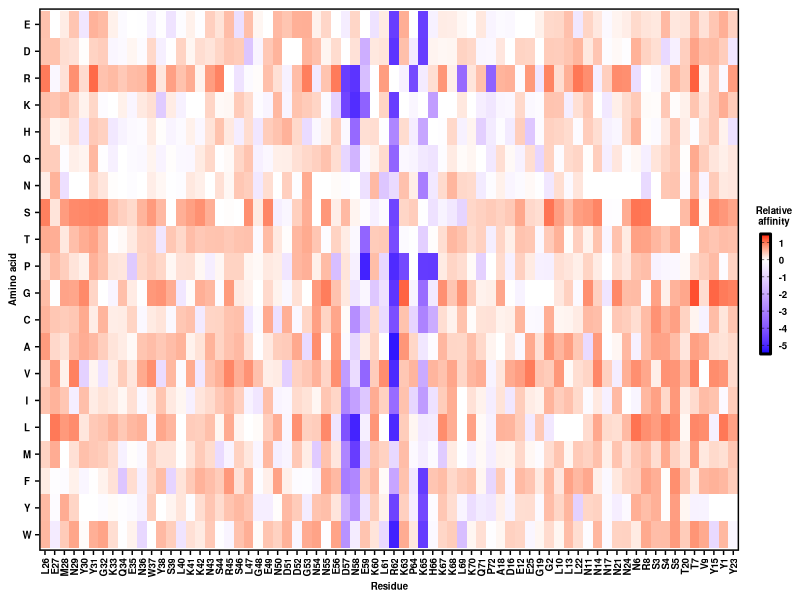

This figure's R source:
#R code
library(ggplot2)
library(scales)
library(RColorBrewer)
library(readr)
library(tidyr)
library(reshape)
library(stringr)
library(dplyr)
library(ggrepel)
library(gridExtra)
require(cowplot)

plot_enrich_heatmap <- function(norm_enrich_table){
  textsize <- 7
  p <-  ggplot(norm_enrich_table,aes(x=resi,y=aa,fill=log10(norm_affinity))) +
          geom_tile() +
          labs("Dose (mg)") +
          scale_fill_gradientn(colours=c("blue", "white", "red"),
                limits=c(-5.5,1.5),
                values=rescale(c(-5.5, 0, 1.5)),
                breaks=c(-5,-4,-3,-2,-1,0,1),
                labels=c('-5','-4','-3','-2','-1','0','1'),
                guide="colorbar",
                na.value="grey") +
          theme_cowplot(12) +
          theme(axis.text=element_text(size=textsize,face="bold",colour = 'black'),
                axis.text.x=element_text(angle=90,hjust=1,vjust=0.5,colour = 'black'),
                axis.text.y=element_text(hjust=0.5,vjust=0.5,colour = 'black'),
                axis.title=element_text(size=textsize,face="bold"),
                axis.line = element_line(colour = 'black', size = 0),
                panel.border = element_rect(colour = "black", fill=NA, size=1)) +
          guides(fill = guide_colorbar(title.theme=element_text(size=textsize,face="bold",colour='black',hjust=0.5),
                                       label.theme=element_text(size=textsize,face="bold",colour='black'),
                                       frame.colour="black",
                                       frame.linewidth = 1,
                                       ticks = TRUE,
                                       ticks.colour = "black",
                                       barwidth = 0.5, barheight = 6, title="Relative\naffinity")) +
          xlab("Residue") +
          ylab("Amino acid")
  ggsave('graph/norm_affinity_heatmap.png',p,width=7, height=2.2, dpi=1200)
  }

aa_level <- rev(c('E','D','R','K','H','Q','N','S','T','P','G','C','A','V','I','L','M','F','Y','W'))
count_table  <- read_tsv('result/nterm_CSP_sub_count.tsv')
frac_R1G1 <- (0.3829*470455+0.3945*470408)/(470455+470408)
frac_R1G2 <- (0.0205*470455+0.0214*470408)/(470455+470408)
frac_R1G3 <- (0.0270*470455+0.0257*470408)/(470455+470408)
frac_R2G1 <- frac_R1G1*0.4878
frac_R2G2 <- frac_R1G2*0.4939
frac_R2G3 <- frac_R1G3*0.0747
enrich_table <- count_table %>% 
                  spread(Sample, Count) %>%
                  mutate(norm_Input=(Input+1)/sum(.$Input)) %>%
                  mutate(norm_R1G1=(R1G1+1)/sum(.$R1G1)*frac_R1G1) %>%
                  mutate(norm_R1G2=(R1G2+1)/sum(.$R1G2)*frac_R1G2) %>%
                  mutate(norm_R1G3=(R1G3+1)/sum(.$R1G3)*frac_R1G3) %>%
                  mutate(norm_R2G1=(R2G1+1)/sum(.$R2G1)*frac_R2G1) %>%
                  mutate(norm_R2G2=(R2G2+1)/sum(.$R2G2)*frac_R2G2) %>%
                  mutate(norm_R2G3=(R2G3+1)/sum(.$R2G3)*frac_R2G3) %>%
                  mutate(affinity=norm_R2G1/norm_R2G2)
WT_affinity   <- filter(enrich_table, Mut=='WT')$affinity
norm_enrich_table <- enrich_table %>%
                       filter(Mut!='WT') %>%
                       mutate(norm_affinity=affinity/WT_affinity) %>%
                       mutate(Pos=str_sub(Mut,2,-2)) %>%
                       mutate(resi=str_sub(Mut,1,-2)) %>%
                       mutate(aa=str_sub(Mut,-1,-1)) %>%
                       filter(aa %in% aa_level) %>%
                       mutate(aa=factor(aa,levels=aa_level)) %>%
                       mutate(Pos=factor(Pos,levels=as.character(seq(26,97)))) %>%
                       arrange(Pos) %>%
                       mutate(resi=factor(resi,levels=unique(resi))) %>%
                       select(Mut, resi, Pos, aa, norm_affinity)
print (norm_enrich_table)
plot_enrich_heatmap(norm_enrich_table)
